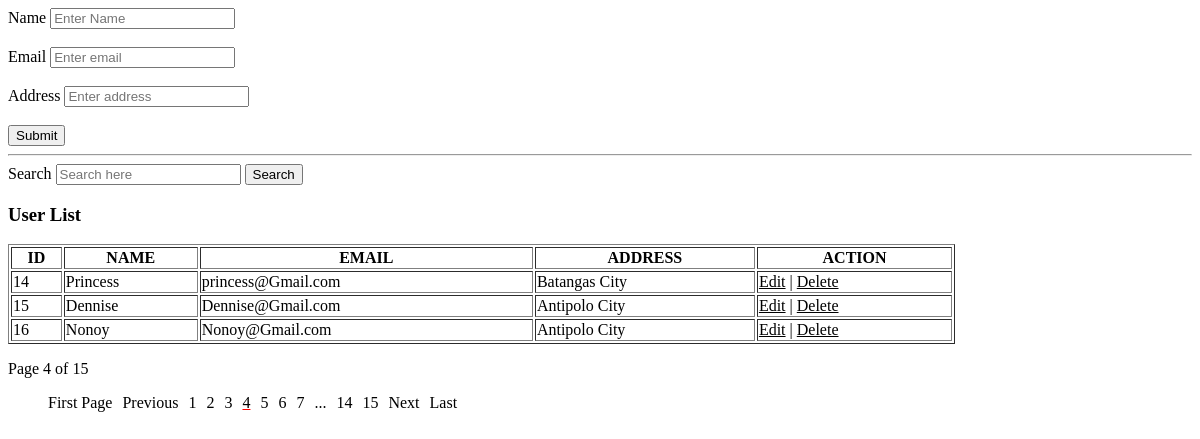
The page /?page_no=4 on the database its author committed.
### tables this page shows
CREATE TABLE `php_crud` (
  `id` int(11) NOT NULL,
  `name` varchar(50) NOT NULL,
  `email` varchar(50) NOT NULL,
  `address` varchar(50) NOT NULL
);

### pageread.php (called while the page is built, shortened)
<?php
$db = mysqli_connect("localhost", "root", "", "data");
if (isset($_GET['page_no']) && $_GET['page_no']!="" ){
    $page_no = $_GET['page_no'];
}else{
    $page_no = 1;
}
$total_records_per_page = 3;
$offset = ($page_no-1) * $total_records_per_page;
$sql = "SELECT COUNT(*) As total_records FROM `php_crud`";
$result_c = mysqli_query($db,$sql);
$total_records = mysqli_fetch_array($result_c);
$total_records = $total_records['total_records'];
$total_no_of_pages = ceil($total_records / $total_records_per_page);
?>

### index.php (the view, shortened to what this page needs)
<?php
 require 'pageread.php';
$db = mysqli_connect("localhost", "root", "", "data");
if(isset($_POST['submit'])){
    $name = $_POST['name'];
    $email = $_POST['email'];
    $address = $_POST['address'];
    $sql = "INSERT INTO php_crud VALUES(null, '$name', '$email', '$address')";
    if(mysqli_query($db,$sql)){
        echo '<script>alert("User Registered Successfully");</script>';
        header('location: index.php');
    }else{
        echo mysqli_error($db);
    }
}else if(isset($_POST['search'])){
        $searchKey = $_POST['search'];
        $sql = "SELECT * FROM php_crud WHERE name like '%$searchKey%' OR address like '%$searchKey%' ";
        $result = mysqli_query($db,$sql);
}else{
    $sql = "SELECT * FROM php_crud LIMIT $offset, $total_records_per_page";
    $result = mysqli_query($db,$sql);
}
?>
<!DOCTYPE html>
<html lang="en">
<head>
</head>
<body>
    <form autocomplete="off" method="post">
        <label for="">Name</label>
        <input type="text" name="name" placeholder="Enter Name">
        <br><br>
        <label for="">Email</label>
        <input type="text" name="email" placeholder="Enter email">
        <br><br>
        <label for="">Address</label>
        <input type="text" name="address" placeholder="Enter address">
        <br><br>
       <button>Submit</button>
    </form>
    <hr>
    <form action="" method="post">
        <label for="">Search</label>
        <input type="text" placeholder="Search here" name="search" value="">
        <button>Search</button>
    </form>
    <h3>User List</h3>
    <table style="width: 80%;" border="1">
        <tr>
            <th>ID</th>
            <th>NAME</th>
            <th>EMAIL</th>
            <th>ADDRESS</th>
            <th>ACTION</th>
        </tr>
        <?php
            while($row = mysqli_fetch_array($result)):
        ?>
                <tr>
                    <td><?php echo $row['id'] ?></td>
                    <td><?php echo $row['name'] ?></td>
                    <td><?php echo $row['email'] ?></td>
                    <td><?php echo $row['address'] ?></td>
                    <td>
                        <a href="edit.php?id=<?php echo $id; ?>">Edit</a> |
                        <a href="delete.php?id=<?php echo $id; ?>" onclick="return confirm('Are You Sure?')">Delete</a>
                    </td>
                </tr>
                <?php
                  endwhile;
                ?>
        </table>
        <p>Page <?php echo $page_no." of ".$total_no_of_pages; require 'pagination.php' ?></p>
    </body>
</html>

### pagination.php (style rules this page uses)
a { color: black; }

### rows shown on the page
php_crud: id "14", name "Princess", email "princess@Gmail.com", address "Batangas City"
php_crud: id "15", name "Dennise", email "Dennise@Gmail.com", address "Antipolo City"
php_crud: id "16", name "Nonoy", email "Nonoy@Gmail.com", address "Antipolo City"

### other values the page prints
$page_no "4"
$total_no_of_pages "15"
$second_last "14"
